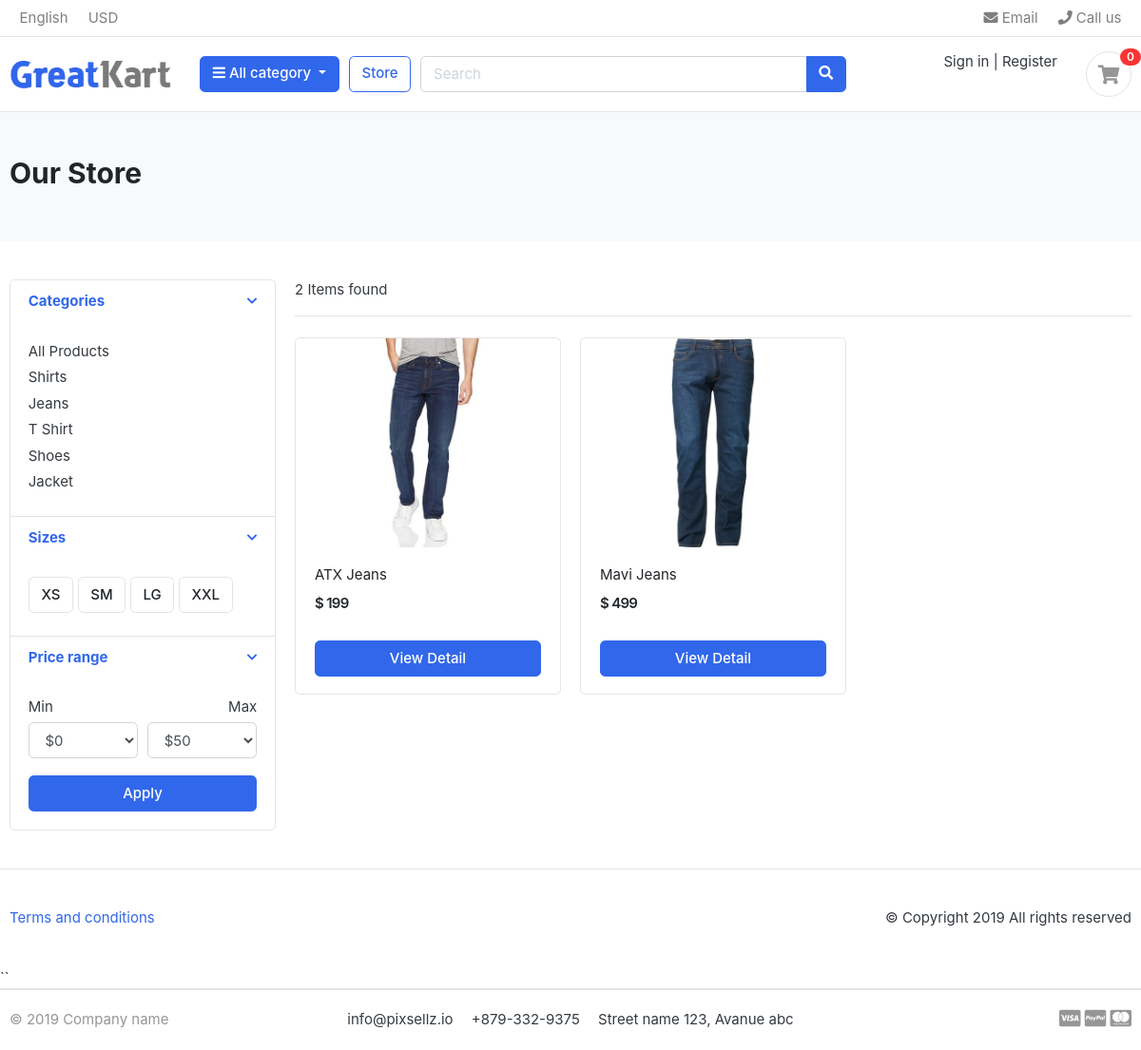
Page /store/category/jeans/ on the committed database.
### category/models.py (models this page shows, shortened)
class Category(models.Model):
    category_name = models.CharField(max_length=50, unique=True)
    slug = models.SlugField(max_length=50, unique=True)
    description = models.TextField(max_length=255, blank=True)
    cat_image = models.ImageField(upload_to='photos/categories/')
    class Meta:
        verbose_name = 'category'
        verbose_name_plural = 'categories'
    def geturl(self):
        return reverse('product_by_category',args=[self.slug])

### store/models.py (models this page shows, shortened)
class Product(models.Model):
    product_name = models.CharField(max_length=200, unique=True)
    slug = models.SlugField(max_length=200, unique=True)
    description = models.TextField(max_length=255, blank=True)
    price = models.IntegerField()
    images = models.ImageField(upload_to='photos/products')
    stock = models.IntegerField()
    is_available = models.BooleanField(default=True)
    category = models.ForeignKey(Category, on_delete=models.CASCADE)
    created_date = models.DateTimeField(auto_now_add=True)
    modified_date = models.DateTimeField(auto_now=True)
    def geturl(self):
        return reverse('product_detail', args=[self.category.slug, self.slug])

### store/views.py (the view)
# urls.py: path('store/', include('store.urls')),
def store(request, category_slug=None):
    products=None
    if category_slug:
        products = Product.objects.filter(category__slug=category_slug).filter(is_available=True).order_by('id')
        products_count = products.count()
    else:
        products = Product.objects.all().filter(is_available=True).order_by('id')
    paginator = Paginator(products, 3)
    page_number = request.GET.get('page')
    paged_product = paginator.get_page(page_number)
    products_count = products.count()
    context = {'products': paged_product, 'products_count': products_count}
    return render(request, 'store/store.html', context)

### carts/context_processors.py (called while the page is built)
def cart_items_count(request):
    if 'admin' in request.path:
        return {}
    else:
        try:
            cart = Cart.objects.get(cart_id=_cart_id(request))
            cart_items = CartItem.objects.filter(cart__cart_id = cart, is_active=True)
            count=0
            for cart_item in cart_items:
                count += cart_item.quantity
        except Cart.DoesNotExist:
            count=0
    return dict(count=count)

### carts/views.py (called while the page is built)
def _cart_id(request):
    cart = request.session.session_key
    if not cart:
        cart = request.session.create()
    return cart

### category/context_processors.py (called while the page is built)
def category_links(request):
    links = Category.objects.all()
    return dict(links=links)

### templates/store/store.html (shortened to what this page needs)
{% extends 'base.html' %}
{% block content %}
<section class="section-pagetop bg">
	<div class="container">
		{% if 'search' in request.path %}
		<h2 class="title-page">Search Results</h2>
		{% else %}
		<h2 class="title-page">Our Store</h2>
		{% endif %}
	</div>
</section>
<section class="section-content padding-y">
	<div class="container">
		<div class="row">
			<aside class="col-md-3">
				<div class="card">
					<article class="filter-group">
						<header class="card-header">
							<a href="#" data-toggle="collapse" data-target="#collapse_1" aria-expanded="true" class="">
								<i class="icon-control fa fa-chevron-down"></i>
								<h6 class="title">Categories</h6>
							</a>
						</header>
						<div class="filter-content collapse show" id="collapse_1" >
							<div class="card-body">
								<ul class="list-menu">
									<li><a href="{% url 'store' %}">All Products</a></li>
									{% for category in links %}
									<li><a href="{{ category.geturl }}">{{ category.category_name }} </a></li>
									{% endfor %}
								</ul>
							</div>
						</div>
					</article>
					<article class="filter-group">
						<header class="card-header">
							<a href="#" data-toggle="collapse" data-target="#collapse_4" aria-expanded="true" class="">
								<i class="icon-control fa fa-chevron-down"></i>
								<h6 class="title">Sizes </h6>
							</a>
						</header>
						<div class="filter-content collapse show" id="collapse_4" >
							<div class="card-body">
								<label class="checkbox-btn">
									<span class="btn btn-light"> XS </span>
								</label>
								<label class="checkbox-btn">
									<span class="btn btn-light"> SM </span>
								</label>
								<label class="checkbox-btn">
									<span class="btn btn-light"> LG </span>
								</label>
								<label class="checkbox-btn">
									<span class="btn btn-light"> XXL </span>
								</label>
							</div>
						</div>
					</article>
					<article class="filter-group">
						<header class="card-header">
							<a href="#" data-toggle="collapse" data-target="#collapse_3" aria-expanded="true" class="">
								<i class="icon-control fa fa-chevron-down"></i>
								<h6 class="title">Price range </h6>
							</a>
						</header>
						<div class="filter-content collapse show" id="collapse_3">
							<div class="card-body">
								<div class="form-row">
									<div class="form-group col-md-6">
										<label>Min</label>
										<select class="mr-2 form-control">
											<option value="0">$0</option>
										</select>
									</div>
									<div class="form-group text-right col-md-6">
										<label>Max</label>
										<select class="mr-2 form-control">
											<option value="50">$50</option>
										</select>
									</div>
								</div>
								<button class="btn btn-block btn-primary">Apply</button>
							</div>
						</div>
					</article>
				</div>
			</aside>
			<main class="col-md-9">
				<header class="border-bottom mb-4 pb-3">
					<div class="form-inline">
						<span class="mr-md-auto">{{ products_count }} Item{{ products_count|pluralize }} found </span>
					</div>
				</header>
				<div class="row">
					{% if products %}
					{% for product in products %}
					<div class="col-md-4">
						<figure class="card card-product-grid">
							<div class="img-wrap">
								<a href=" {{ product.geturl }} " class="img-wrap"> <img
										src=" {{ product.images.url }} "> </a>
							</div>
							<figcaption class="info-wrap">
								<div class="fix-height">
									<a href="{{ product.geturl }}" class="title">{{ product.product_name }}</a>
									<div class="price-wrap mt-2">
										<span class="price">$ {{ product.price }}</span>
									</div>
								</div>
								<a href="{{ product.geturl }}" class="btn btn-block btn-primary">View Detail
								</a>
							</figcaption>
						</figure>
					</div>
					{% endfor %}
					{% else %}
					<div class='text-center col-md'>
						<h2 >No Results Found</h2><br>
						<a href="{% url 'store' %}" class = 'btn btn-lg btn-outline-primary'>Go to Store</a>
					</div>
					{% endif %}
				</div>
			</main>
		</div>
	</div>
</section>
<footer class="section-footer border-top padding-y">
	<div class="container">
		<p class="float-md-right">
			&copy Copyright 2019 All rights reserved
		</p>
		<p>
			<a href="#">Terms and conditions</a>
		</p>
	</div>
</footer>
{% endblock %}

### static/css/ui.css (style rules this page uses)
html { font-family: "Inter", sans-serif; font-size: 15px; }
.img-wrap { text-align: center; display: block; }
.img-wrap img { max-width: 100%; }
.price-wrap { letter-spacing: -0.7px; }
.padding-y { padding-top: 40px; padding-bottom: 40px; }
figure { margin-bottom: 0; }
article:after, .form-group:after { display: block; clear: both; content: ""; }
.bg { background-color: #f8f9fa; }
.title-page { color: #212529; }
p:last-child { margin-bottom: 0; }
.btn-light { background-color: #fff; border-color: #e4e4e4; }
[class*=list-] li:after { visibility: hidden; display: block; content: ""; overflow: hidden; height: 0; clear: both; }
.list-menu { list-style: none; margin: 0; padding-left: 0; }
.list-menu li { margin-bottom: 5px; }
.list-menu a { color: #343a40; }
[class*=card-product] a.title { color: #212529; display: block; }
[class*=card-product] .img-wrap { overflow: hidden; position: relative; }
[class*=card-product] .img-wrap img { height: 100%; max-width: 100%; width: auto; display: inline-block; -o-object-fit: cover; object-fit: cover; }
.card-product-grid { margin-bottom: 20px; }
.card-product-grid .img-wrap { border-radius: 0.2rem 0.2rem 0 0; height: 220px; }
.card-product-grid .info-wrap { overflow: hidden; padding: 18px 20px; }
.card-product-grid .fix-height { height: 80px; overflow: hidden; }
.card .img-wrap { overflow: hidden; }
.price { font-weight: 600; color: #212529; }
.icon-control { margin-top: 5px; float: right; font-size: 80%; }
.card-header .title { margin-bottom: 0; line-height: 1.5; }
.filter-group { border-bottom: 1px solid #e4e4e4; }
.filter-group .card-header { border-bottom: 0; }
.filter-group:last-child { border-bottom: 0; }
.checkbox-btn { position: relative; }
.section-pagetop { padding: 45px 0; }

### rows in the picture
Category: category_name "Shirts"
Category: category_name "Jeans"
Category: category_name "T Shirt"
Category: category_name "Shoes"
Category: category_name "Jacket"
Product: images (picture), product_name "ATX Jeans", price "199"
Product: images (picture), product_name "Mavi Jeans", price "499"

### other values in the picture
{{ count }} "0"
{{ products_count }} "2"
